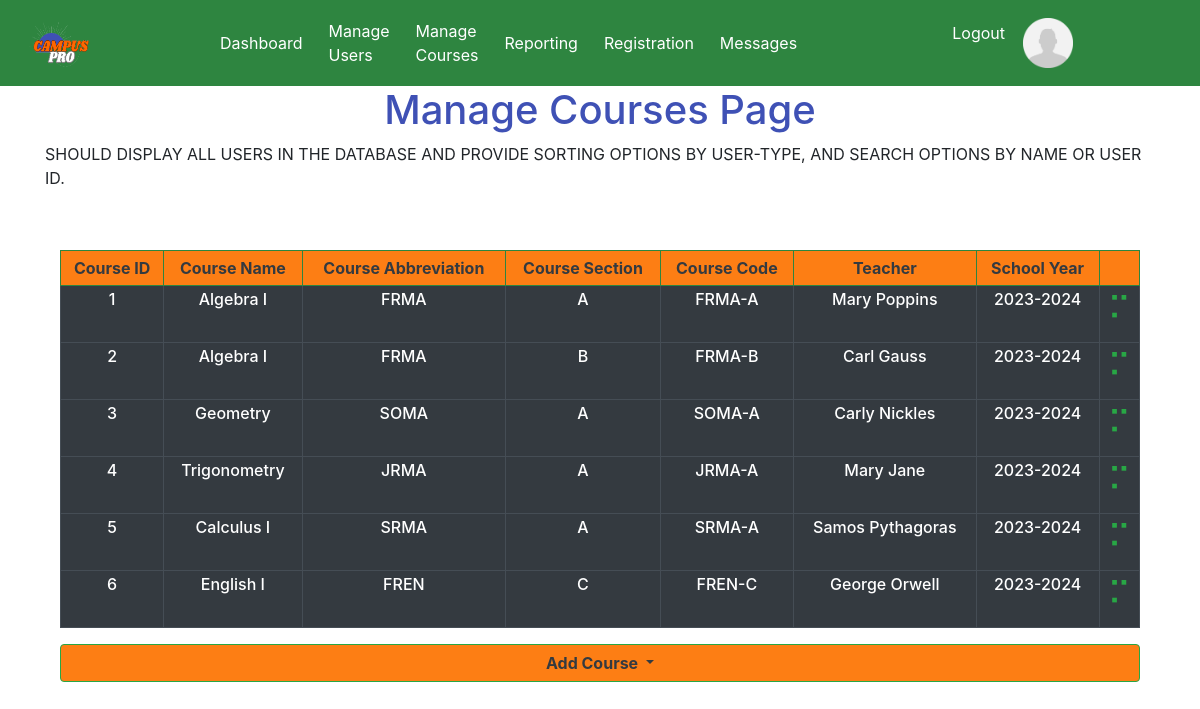
Page /admin/manage_courses (signed in) on the committed database.
### website/models.py (models this page shows)
class Course(db.Model):
    id = db.Column(db.Integer, primary_key=True)
    course_name = db.Column(db.String(50))
    course_abbr = db.Column(db.String(10))
    section = db.Column(db.String)                          # SUFFIX TO BE JOINED WITH COURSE_ABBR (A, B, C)
    course_code = db.Column(db.String(20), unique=True)     # Unique value in an f-string -- "course_abbr-section"
    teacher = db.Column(db.String(50))
    year = db.Column(db.String(20)) # EX. 2023-2024 SINCE SCHOOL YEAR GOES FROM AUGUST-MAY
    user_id = db.Column(db.Integer, db.ForeignKey('user.id')) # The second 'user.id' is referencing the User table - matching it to 'user_id' in the courses table
    """
    We need to create a relationship between a course and the user who is enrolled.
    We can do this using a FOREIGN KEY. A foreign key is basically a column of a database
    tha always references a columns from another database.
    In this instance, for every course, we need to store the user who is enrolled in it.
    """

### website/views.py (the view)
@views.route('/admin/manage_courses')
@login_required
def admin_manage_courses():
    courses = Course.query.all()
    return render_template("admin_manage_courses.html", courses=courses)

### website/__init__.py (called while the page is built)
def create_app():
    app = Flask(__name__)
    app.config['SECRET_KEY'] = 'dj3!8rn*-q87b5mg$f0'
    app.config['SQLALCHEMY_DATABASE_URI'] = f'sqlite:///{DB_NAME}'
    db.init_app(app)
    from .views import views
    from .auth import auth
    app.register_blueprint(views, url_prefix='/')
    app.register_blueprint(auth, url_prefix='/')
    from .models import User, Course
    with app.app_context():
        db.create_all()
    login_manager = LoginManager()
    login_manager.login_view = 'authentication.login'
    login_manager.init_app(app)
    @login_manager.user_loader
    def load_user(id):
        return User.query.get(int(id))
    return app

### website/templates/admin_manage_courses.html (shortened to what this page needs)
{% extends "_template_admin.html" %}{% block title %}Manage Users{% endblock %}
{% block content %}
<h1>Manage Courses Page</h1>
<p>
  SHOULD DISPLAY ALL USERS IN THE DATABASE AND PROVIDE SORTING OPTIONS BY USER-TYPE, AND SEARCH OPTIONS BY NAME OR USER ID.
</p>
<br>
<div class="container mx-auto">
  <div class="d-flex justify-content-center">
    <table align="center"class="table table-sm table-hover table-dark course-table-bordered text-center">
      <thead>
        <tr class="heading-color text-dark">
          <th scope="col">Course ID</th>
          <th scope="col">Course Name</th>
          <th scope="col">Course Abbreviation</th>
          <th scope="col">Course Section</th>
          <th scope="col">Course Code</th>
          <th scope="col">Teacher</th>
          <th scope="col">School Year</th>
          <th scope="col"></th>
        </tr>
      </thead>
      <tbody>
          {% for course in courses %}
          <tr class="table-bordered">
            <th scope="col"><h6>{{course.id}}</h6></th>
            <th scope="col"><h6>{{course.course_name}}</h6></th>
            <th scope="col"><h6>{{course.course_abbr}}</h6></th>
            <th scope="col"><h6>{{course.section}}</h6></th>
            <th scope="col"><h6>{{course.course_code}}</h6></th>
            <th scope="col"><h6>{{course.teacher}}</h6></th>
            <th scope="col" class="text-nowrap"><h6>{{course.year}}</h6></th>
            <th scope="col" class="text-success">
              <a href="/admin/dash" class="text-success"><span aria-hidden="true"><h2>&#10253;</h2></span></a>
            </th>
          </tr>
          {% endfor %}
      </tbody>
    </table>
  </div>
  <div class="btn-group dropdown px=4 bottom-space d-flex justify-content-center">
    <button
      class="btn btn-success text-dark font-weight-bold dropdown-toggle dropdown-button"
      style="background-color: #fd7e14;"
      type="button"
      id="dropdownMenuButton"
      data-toggle="dropdown"
      aria-haspopup="true"
      aria-expanded="false">
      Add Course
    </button>
    </div>
  </div>
</div>
<br>
{% endblock %}

### website/templates/_template_admin.html (shortened to what this page needs)
<!DOCTYPE html>
<html>
  <head>
    <link rel="stylesheet"
      href="https://cdn.jsdelivr.net/npm/bootstrap@4.3.1/dist/css/bootstrap.min.css"
>
    <link
      rel="stylesheet"
      href="https://stackpath.bootstrapcdn.com/font-awesome/4.7.0/css/font-awesome.min.css"
    />
    <link rel="stylesheet" type="text/css" href="{{ url_for('static', filename='css/styles.css') }}">
  </head>
  <body>
    <nav class="navbar navbar-expand-lg navbar-dark">
      <a class="navbar-brand" href="/">
        <img class="navbar-logo" src="{{ url_for('static', filename='assets/CampusProLogo.png') }}" alt="Navbar Logo">
      </a>
      <div class="container">
        <div class="collapse navbar-collapse" id="navbar">
          <ul class="navbar-nav ml-auto">
            <li class="nav-item active">
              <a class="nav-link" href="/admin/dash" style="color: #ffffff;">Dashboard <span class="sr-only">(current)</span></a>
            </li>
            <li class="nav-item">
              <a class="nav-link" href="/admin/manage_users" style="color: #ffffff;">Manage Users</a>
            </li>
            <li class="nav-item">
              <a class="nav-link" href="/admin/manage_courses" style="color: #ffffff;">Manage Courses</a>
            </li>
            <li class="nav-item">
              <a class="nav-link" href="#" style="color: #ffffff;">Reporting</a>
            </li>
            <li class="nav-item">
              <a class="nav-link" href="#" style="color: #ffffff;">Registration</a>
            </li>
            <li class="nav-item">
              <a class="nav-link" href="#" style="color: #ffffff;">Messages</a>
            </li>
            <div class="container" style="display: flex; justify-content: flex-end;">
              <li class="nav-item">
                <a class="nav-link" href="/logout" style="color: #ffffff;">Logout</a>
              </li>
              <a class="navbar-brand" href="#" style="color: #ffffff;">
                <img class="profile-pic" src="{{ url_for('static', filename='assets/gen_profile_pic.png') }}" alt="Profile Picture">
              </a>
            </div>
          </ul>
        </div>
      </div>
    </nav>
    <div class="container">
      {% block content %}
      {% endblock %}
  </body>
</html>

### website/static/css/styles.css (style rules this page uses)
.navbar { background-color: #2E8540; }
.navbar-brand { display: flex; align-items: center; }
.navbar-logo { width: 70px; height: 60px; padding: 0; margin-right: 10px; margin-left: 10px; }
.container .navbar-collapse { justify-content: flex-end; }
.container .navbar-collapse ul { margin-right: auto; }
.navbar-nav { align-items: center; }
.nav-item { margin-left: 10px; }
h1 { text-align:center; color:#3F51B5 }
.btn { align-items: center; }
.profile-pic { width: 50px; height: 50px; padding: 0; margin-left: 10px; }
.course-table-bordered { border:1px solid #2E8540; margin-top:20px; padding: 0px; }
.course-table-bordered > thead > tr > th { border:1px solid #2E8540; }
.heading-color { background-color: #fd7e14; }
.dropdown-button { margin-bottom: 10px; }
.bottom-space { margin-bottom: 100px; }

### rows in the picture
Course: id "1", course_name "Algebra I", course_abbr "FRMA", section "A", course_code "FRMA-A", teacher "Mary Poppins", year "2023-2024"
Course: id "2", course_name "Algebra I", course_abbr "FRMA", section "B", course_code "FRMA-B", teacher "Carl Gauss", year "2023-2024"
Course: id "3", course_name "Geometry", course_abbr "SOMA", section "A", course_code "SOMA-A", teacher "Carly Nickles", year "2023-2024"
Course: id "4", course_name "Trigonometry", course_abbr "JRMA", section "A", course_code "JRMA-A", teacher "Mary Jane", year "2023-2024"
Course: id "5", course_name "Calculus I", course_abbr "SRMA", section "A", course_code "SRMA-A", teacher "Samos Pythagoras", year "2023-2024"
Course: id "6", course_name "English I", course_abbr "FREN", section "C", course_code "FREN-C", teacher "George Orwell", year "2023-2024"
